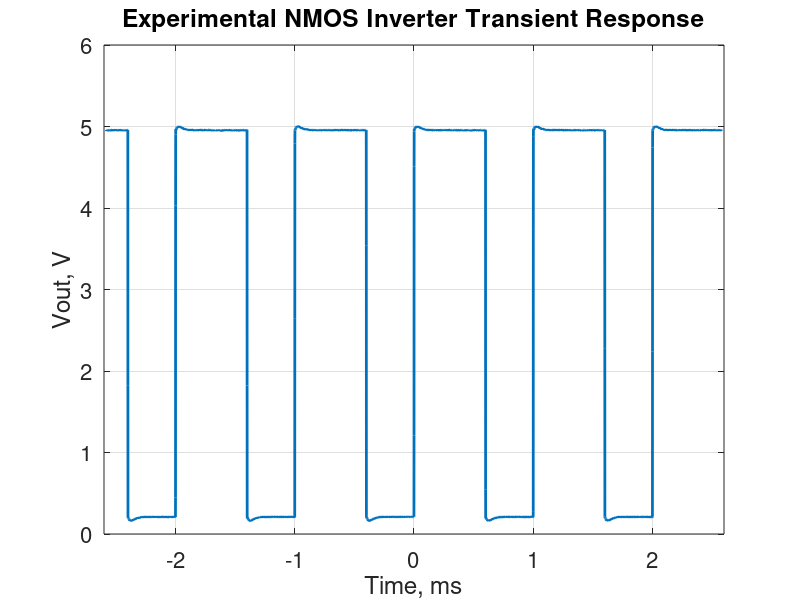

Source code (MATLAB):
%% ECE 342 Lab Task 3 Part 1
close all;

input = csvread('nmos-exper-vtc-INPUT-test.csv');
output = csvread('nmos-exper-vtc-OUTPUT-test.csv');

inputVoltage = input(:,2);
outputVoltage = output(:,2);

plot(inputVoltage, outputVoltage, 'Linewidth', 2);
grid on;
set(gca, 'fontsize', 16);
title('Experimental NMOS Inverter VTC');
xlabel('Vin, V');
ylabel('Vout, V');


%% Transient response

output = csvread('nmos-exper-transient.csv');

time = output(:,1);
outputVoltage = output(:,2);

plot(time * 10e2, outputVoltage, 'Linewidth', 2);
xlim([-2.6 2.6]);
grid on;
set(gca, 'fontsize', 16);
title('Experimental NMOS Inverter Transient Response');
ylabel('Vout, V');
xlabel('Time, ms');